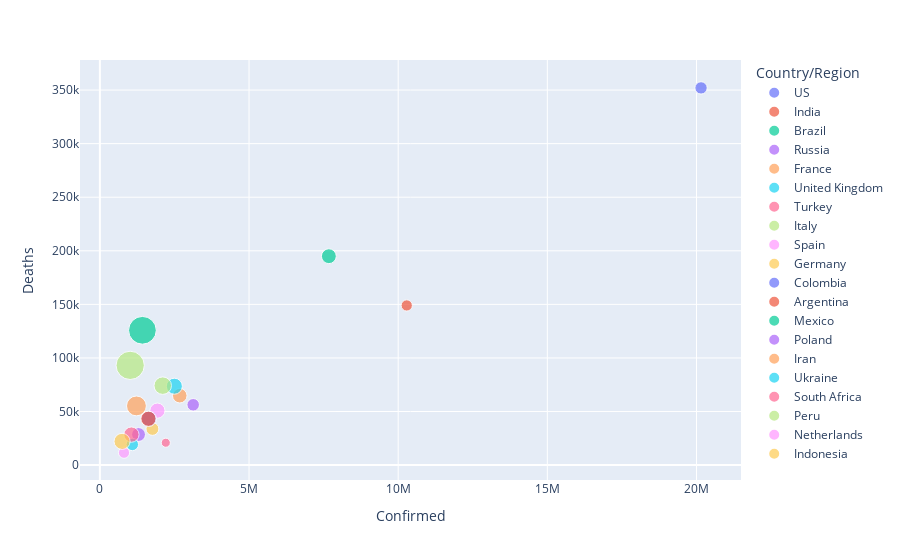

Here is the notebook cell this chart was saved with:
### Code cell
fig = px.scatter(
    A.sort_values(by= 'Confirmed', ascending=False).head(20), 
    x = 'Confirmed', y='Deaths', 
    color='Country/Region', 
    size='DeathRace'
)
fig.show()

### Figure 1 — Plotly figure (JSON) as saved in the notebook; plotly's stock layout.template omitted (floating-point values rounded to 4 significant figures)
{"data": [{"hovertemplate": "Country/Region=US<br>Confirmed=%{x}<br>Deaths=%{y}<br>DeathRace=%{marker.size}<extra></extra>", "legendgroup": "US", "marker": {"color": "#636efa", "size": [1.75], "sizemode": "area", "sizeref": 0.02293, "symbol": "circle"}, "mode": "markers", "name": "US", "orientation": "v", "showlegend": true, "type": "scatter", "x": [20153428], "xaxis": "x", "y": [352001], "yaxis": "y"}, {"hovertemplate": "Country/Region=India<br>Confirmed=%{x}<br>Deaths=%{y}<br>DeathRace=%{marker.size}<extra></extra>", "legendgroup": "India", "marker": {"color": "#EF553B", "size": [1.45], "sizemode": "area", "sizeref": 0.02293, "symbol": "circle"}, "mode": "markers", "name": "India", "orientation": "v", "showlegend": true, "type": "scatter", "x": [10286709], "xaxis": "x", "y": [148994], "yaxis": "y"}, {"hovertemplate": "Country/Region=Brazil<br>Confirmed=%{x}<br>Deaths=%{y}<br>DeathRace=%{marker.size}<extra></extra>", "legendgroup": "Brazil", "marker": {"color": "#00cc96", "size": [2.54], "sizemode": "area", "sizeref": 0.02293, "symbol": "circle"}, "mode": "markers", "name": "Brazil", "orientation": "v", "showlegend": true, "type": "scatter", "x": [7675973], "xaxis": "x", "y": [194949], "yaxis": "y"}, {"hovertemplate": "Country/Region=Russia<br>Confirmed=%{x}<br>Deaths=%{y}<br>DeathRace=%{marker.size}<extra></extra>", "legendgroup": "Russia", "marker": {"color": "#ab63fa", "size": [1.8], "sizemode": "area", "sizeref": 0.02293, "symbol": "circle"}, "mode": "markers", "name": "Russia", "orientation": "v", "showlegend": true, "type": "scatter", "x": [3127347], "xaxis": "x", "y": [56271], "yaxis": "y"}, {"hovertemplate": "Country/Region=France<br>Confirmed=%{x}<br>Deaths=%{y}<br>DeathRace=%{marker.size}<extra></extra>", "legendgroup": "France", "marker": {"color": "#FFA15A", "size": [2.42], "sizemode": "area", "sizeref": 0.02293, "symbol": "circle"}, "mode": "markers", "name": "France", "orientation": "v", "showlegend": true, "type": "scatter", "x": [2677660], "xaxis": "x", "y": [64758], "yaxis": "y"}, {"hovertemplate": "Country/Region=United Kingdom<br>Confirmed=%{x}<br>Deaths=%{y}<br>DeathRace=%{marker.size}<extra></extra>", "legendgroup": "United Kingdom", "marker": {"color": "#19d3f3", "size": [2.95], "sizemode": "area", "sizeref": 0.02293, "symbol": "circle"}, "mode": "markers", "name": "United Kingdom", "orientation": "v", "showlegend": true, "type": "scatter", "x": [2496235], "xaxis": "x", "y": [73622], "yaxis": "y"}, {"hovertemplate": "Country/Region=Turkey<br>Confirmed=%{x}<br>Deaths=%{y}<br>DeathRace=%{marker.size}<extra></extra>", "legendgroup": "Turkey", "marker": {"color": "#FF6692", "size": [0.95], "sizemode": "area", "sizeref": 0.02293, "symbol": "circle"}, "mode": "markers", "name": "Turkey", "orientation": "v", "showlegend": true, "type": "scatter", "x": [2208652], "xaxis": "x", "y": [20881], "yaxis": "y"}, {"hovertemplate": "Country/Region=Italy<br>Confirmed=%{x}<br>Deaths=%{y}<br>DeathRace=%{marker.size}<extra></extra>", "legendgroup": "Italy", "marker": {"color": "#B6E880", "size": [3.52], "sizemode": "area", "sizeref": 0.02293, "symbol": "circle"}, "mode": "markers", "name": "Italy", "orientation": "v", "showlegend": true, "type": "scatter", "x": [2107166], "xaxis": "x", "y": [74159], "yaxis": "y"}, {"hovertemplate": "Country/Region=Spain<br>Confirmed=%{x}<br>Deaths=%{y}<br>DeathRace=%{marker.size}<extra></extra>", "legendgroup": "Spain", "marker": {"color": "#FF97FF", "size": [2.64], "sizemode": "area", "sizeref": 0.02293, "symbol": "circle"}, "mode": "markers", "name": "Spain", "orientation": "v", "showlegend": true, "type": "scatter", "x": [1928265], "xaxis": "x", "y": [50837], "yaxis": "y"}, {"hovertemplate": "Country/Region=Germany<br>Confirmed=%{x}<br>Deaths=%{y}<br>DeathRace=%{marker.size}<extra></extra>", "legendgroup": "Germany", "marker": {"color": "#FECB52", "size": [1.92], "sizemode": "area", "sizeref": 0.02293, "symbol": "circle"}, "mode": "markers", "name": "Germany", "orientation": "v", "showlegend": true, "type": "scatter", "x": [1760520], "xaxis": "x", "y": [33791], "yaxis": "y"}, {"hovertemplate": "Country/Region=Colombia<br>Confirmed=%{x}<br>Deaths=%{y}<br>DeathRace=%{marker.size}<extra></extra>", "legendgroup": "Colombia", "marker": {"color": "#636efa", "size": [2.63], "sizemode": "area", "sizeref": 0.02293, "symbol": "circle"}, "mode": "markers", "name": "Colombia", "orientation": "v", "showlegend": true, "type": "scatter", "x": [1642775], "xaxis": "x", "y": [43213], "yaxis": "y"}, {"hovertemplate": "Country/Region=Argentina<br>Confirmed=%{x}<br>Deaths=%{y}<br>DeathRace=%{marker.size}<extra></extra>", "legendgroup": "Argentina", "marker": {"color": "#EF553B", "size": [2.66], "sizemode": "area", "sizeref": 0.02293, "symbol": "circle"}, "mode": "markers", "name": "Argentina", "orientation": "v", "showlegend": true, "type": "scatter", "x": [1625514], "xaxis": "x", "y": [43245], "yaxis": "y"}, {"hovertemplate": "Country/Region=Mexico<br>Confirmed=%{x}<br>Deaths=%{y}<br>DeathRace=%{marker.size}<extra></extra>", "legendgroup": "Mexico", "marker": {"color": "#00cc96", "size": [8.82], "sizemode": "area", "sizeref": 0.02293, "symbol": "circle"}, "mode": "markers", "name": "Mexico", "orientation": "v", "showlegend": true, "type": "scatter", "x": [1426094], "xaxis": "x", "y": [125807], "yaxis": "y"}, {"hovertemplate": "Country/Region=Poland<br>Confirmed=%{x}<br>Deaths=%{y}<br>DeathRace=%{marker.size}<extra></extra>", "legendgroup": "Poland", "marker": {"color": "#ab63fa", "size": [2.21], "sizemode": "area", "sizeref": 0.02293, "symbol": "circle"}, "mode": "markers", "name": "Poland", "orientation": "v", "showlegend": true, "type": "scatter", "x": [1294878], "xaxis": "x", "y": [28554], "yaxis": "y"}, {"hovertemplate": "Country/Region=Iran<br>Confirmed=%{x}<br>Deaths=%{y}<br>DeathRace=%{marker.size}<extra></extra>", "legendgroup": "Iran", "marker": {"color": "#FFA15A", "size": [4.51], "sizemode": "area", "sizeref": 0.02293, "symbol": "circle"}, "mode": "markers", "name": "Iran", "orientation": "v", "showlegend": true, "type": "scatter", "x": [1225142], "xaxis": "x", "y": [55223], "yaxis": "y"}, {"hovertemplate": "Country/Region=Ukraine<br>Confirmed=%{x}<br>Deaths=%{y}<br>DeathRace=%{marker.size}<extra></extra>", "legendgroup": "Ukraine", "marker": {"color": "#19d3f3", "size": [1.77], "sizemode": "area", "sizeref": 0.02293, "symbol": "circle"}, "mode": "markers", "name": "Ukraine", "orientation": "v", "showlegend": true, "type": "scatter", "x": [1086997], "xaxis": "x", "y": [19281], "yaxis": "y"}, {"hovertemplate": "Country/Region=South Africa<br>Confirmed=%{x}<br>Deaths=%{y}<br>DeathRace=%{marker.size}<extra></extra>", "legendgroup": "South Africa", "marker": {"color": "#FF6692", "size": [2.69], "sizemode": "area", "sizeref": 0.02293, "symbol": "circle"}, "mode": "markers", "name": "South Africa", "orientation": "v", "showlegend": true, "type": "scatter", "x": [1057161], "xaxis": "x", "y": [28469], "yaxis": "y"}, {"hovertemplate": "Country/Region=Peru<br>Confirmed=%{x}<br>Deaths=%{y}<br>DeathRace=%{marker.size}<extra></extra>", "legendgroup": "Peru", "marker": {"color": "#B6E880", "size": [9.17], "sizemode": "area", "sizeref": 0.02293, "symbol": "circle"}, "mode": "markers", "name": "Peru", "orientation": "v", "showlegend": true, "type": "scatter", "x": [1015137], "xaxis": "x", "y": [93070], "yaxis": "y"}, {"hovertemplate": "Country/Region=Netherlands<br>Confirmed=%{x}<br>Deaths=%{y}<br>DeathRace=%{marker.size}<extra></extra>", "legendgroup": "Netherlands", "marker": {"color": "#FF97FF", "size": [1.43], "sizemode": "area", "sizeref": 0.02293, "symbol": "circle"}, "mode": "markers", "name": "Netherlands", "orientation": "v", "showlegend": true, "type": "scatter", "x": [808382], "xaxis": "x", "y": [11525], "yaxis": "y"}, {"hovertemplate": "Country/Region=Indonesia<br>Confirmed=%{x}<br>Deaths=%{y}<br>DeathRace=%{marker.size}<extra></extra>", "legendgroup": "Indonesia", "marker": {"color": "#FECB52", "size": [2.98], "sizemode": "area", "sizeref": 0.02293, "symbol": "circle"}, "mode": "markers", "name": "Indonesia", "orientation": "v", "showlegend": true, "type": "scatter", "x": [743198], "xaxis": "x", "y": [22138], "yaxis": "y"}], "layout": {"legend": {"itemsizing": "constant", "title": {"text": "Country/Region"}, "tracegroupgap": 0}, "margin": {"t": 60}, "xaxis": {"anchor": "y", "domain": [0, 1], "title": {"text": "Confirmed"}}, "yaxis": {"anchor": "x", "domain": [0, 1], "title": {"text": "Deaths"}}}}
